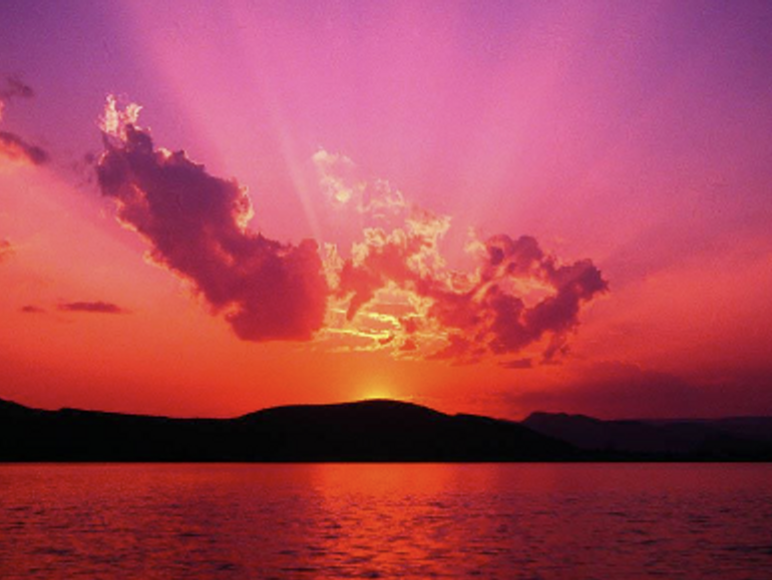
#> input picture Week_3/sunset_image.png, 772 x 580 px, found by its file name
$ python sus.py
#> lines starting #> are read from the running program, lines starting #| are printed output that depends on the picture
import cv2
import numpy as np

PATH = "Week_3\sunset_image.png"
PATH.replace("/", "\\")

img = cv2.imread(PATH)
#> img is the input picture: shape (580, 772, 3); mean B, G, R 85.9, 68.7, 169.9
height, width, channels = img.shape
#> height = 580; width = 772; channels = 3
b, g, r = cv2.split(img)
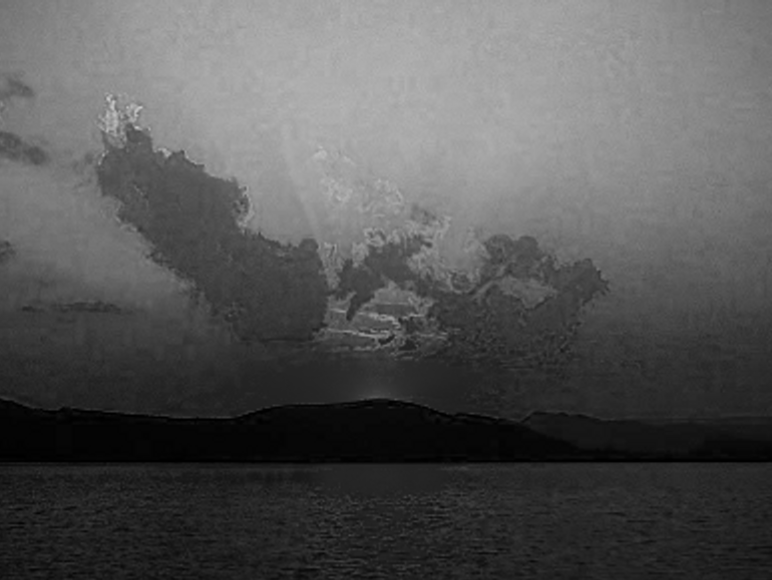
#> b: shape (580, 772); min 0, max 204, mean 85.9
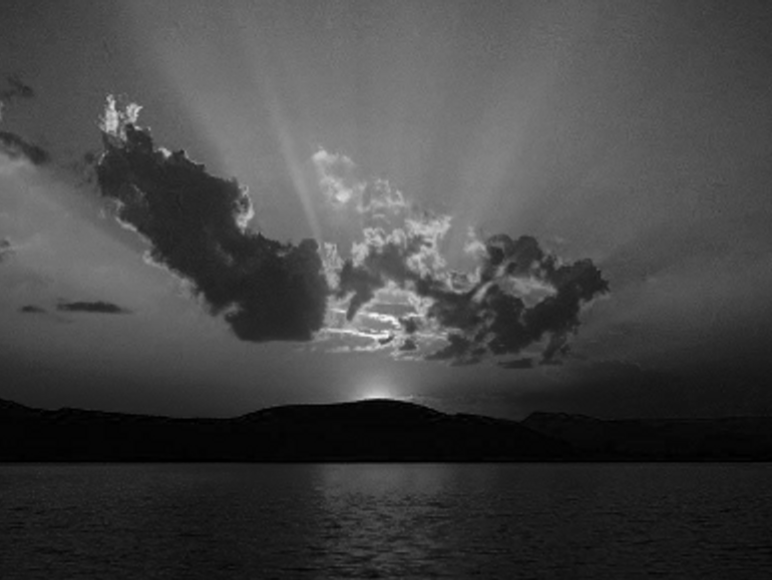
#> g: shape (580, 772); min 0, max 245, mean 68.7
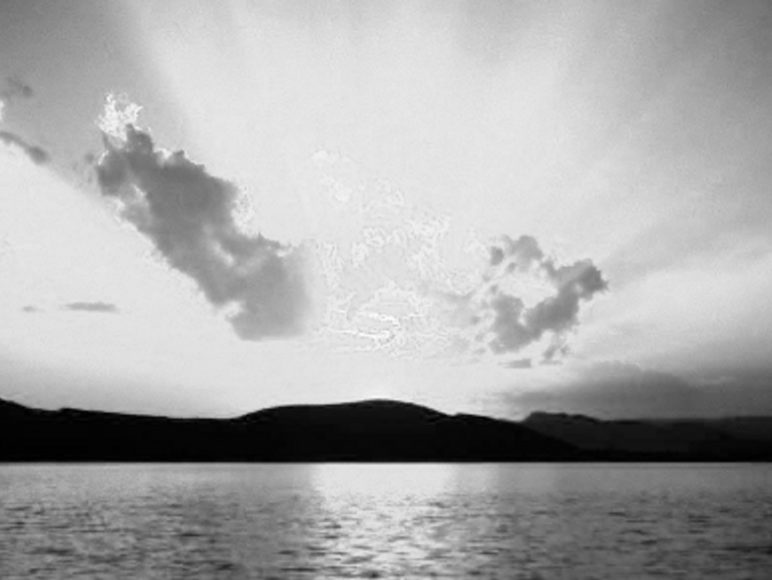
#> r: shape (580, 772); min 0, max 252, mean 169.9

zeros = np.zeros((height, width,1), np.uint8)
b = cv2.merge((b,zeros,zeros))
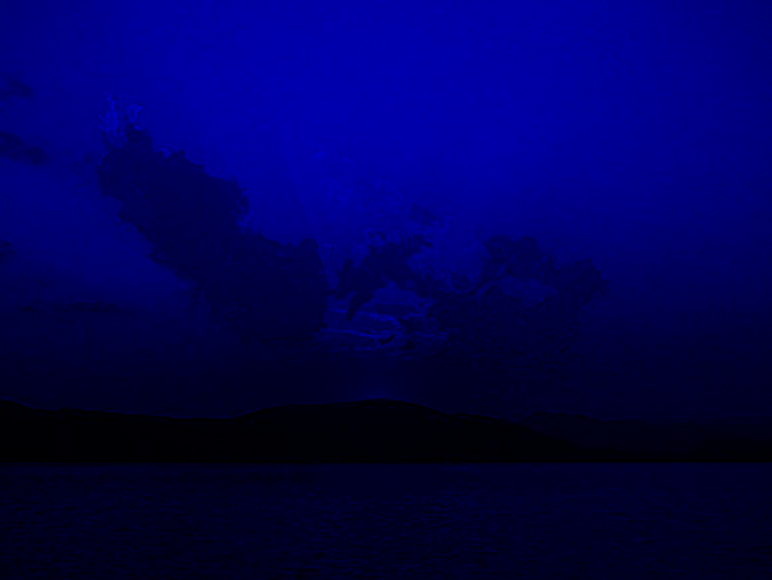
#> b: shape (580, 772, 3); mean of channels 0, 1, 2 85.9, 0, 0; drawn as B, G, R
g = cv2.merge((zeros,g,zeros))
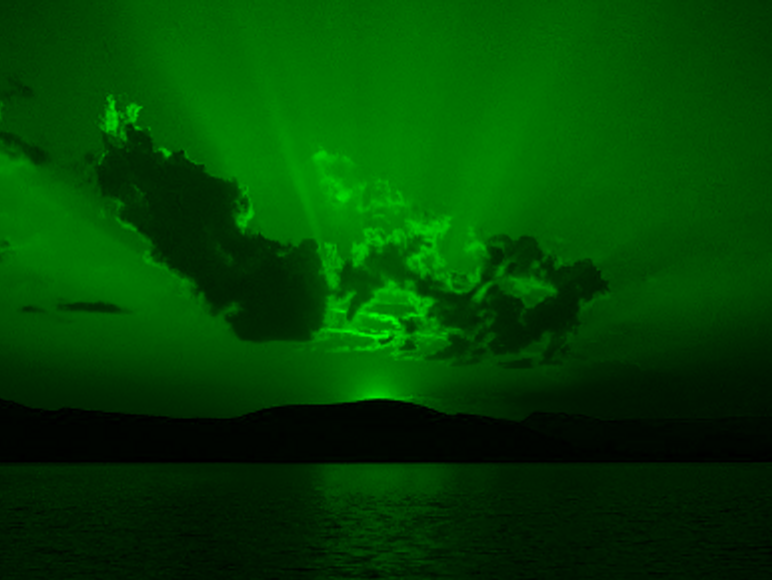
#> g: shape (580, 772, 3); mean of channels 0, 1, 2 0, 68.7, 0; drawn as B, G, R
r = cv2.merge((zeros,zeros,r))
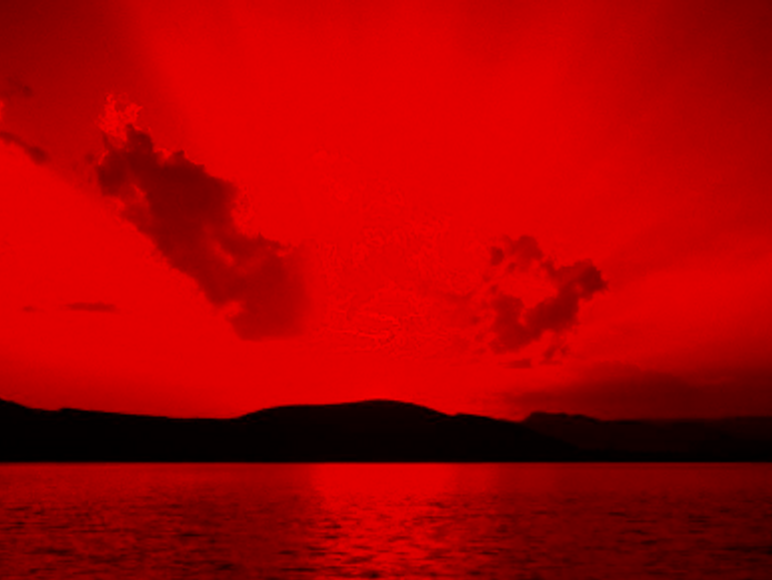
#> r: shape (580, 772, 3); mean of channels 0, 1, 2 0, 0, 169.9; drawn as B, G, R

img[0:int(height/2), int(width/2)::] = b[0:int(height/2), int(width/2)::]
img[int(height/2)::, 0:int(width/2)] = g[int(height/2)::, 0:int(width/2)]
img[int(height/2)::, int(width/2)::] = r[int(height/2)::, 0:int(width/2)]
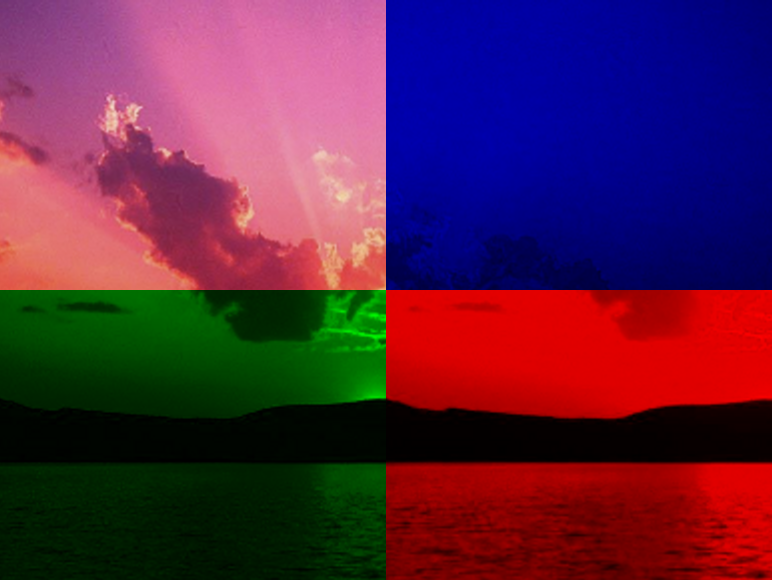
#> img: shape (580, 772, 3); mean B, G, R 66.8, 35.4, 86.8

cv2.imshow('image', img)
cv2.waitKey(0)

$ run again, with Week_3/cat_image.png copied over Week_3/sunset_image.png
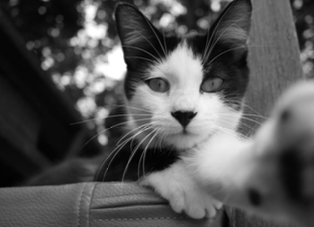
#> input picture Week_3/cat_image.png, 314 x 227 px, found by its file name
#> img is the input picture: shape (227, 314, 3); min 0, max 255, mean 85.9
#> `r = cv2.merge((zeros,zeros,r))`:
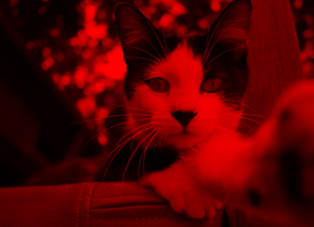
#> r: shape (227, 314, 3); mean of channels 0, 1, 2 0, 0, 85.9; drawn as B, G, R
#> `img[int(height/2)::, int(width/2)::] = r[int(height/2)::, 0:int(width/..`:
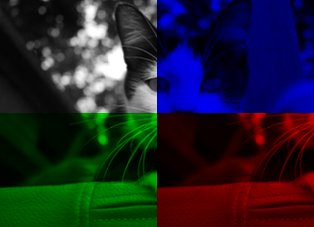
#> img: shape (227, 314, 3); mean B, G, R 43.5, 32.7, 32.7

$ run again, with Week_3/lab.png copied over Week_3/sunset_image.png
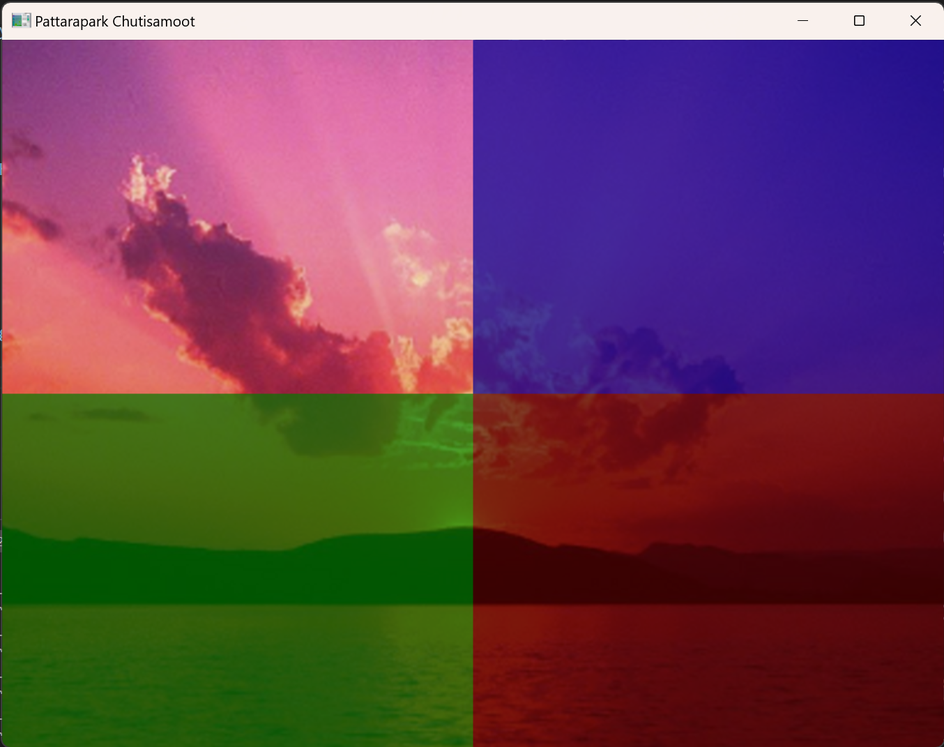
#> input picture Week_3/lab.png, 944 x 747 px, shrunk from 1354 x 1071 before the run, found by its file name
#> img is the input picture: shape (747, 944, 3); mean B, G, R 82.6, 67.2, 106.8
#> `r = cv2.merge((zeros,zeros,r))`:
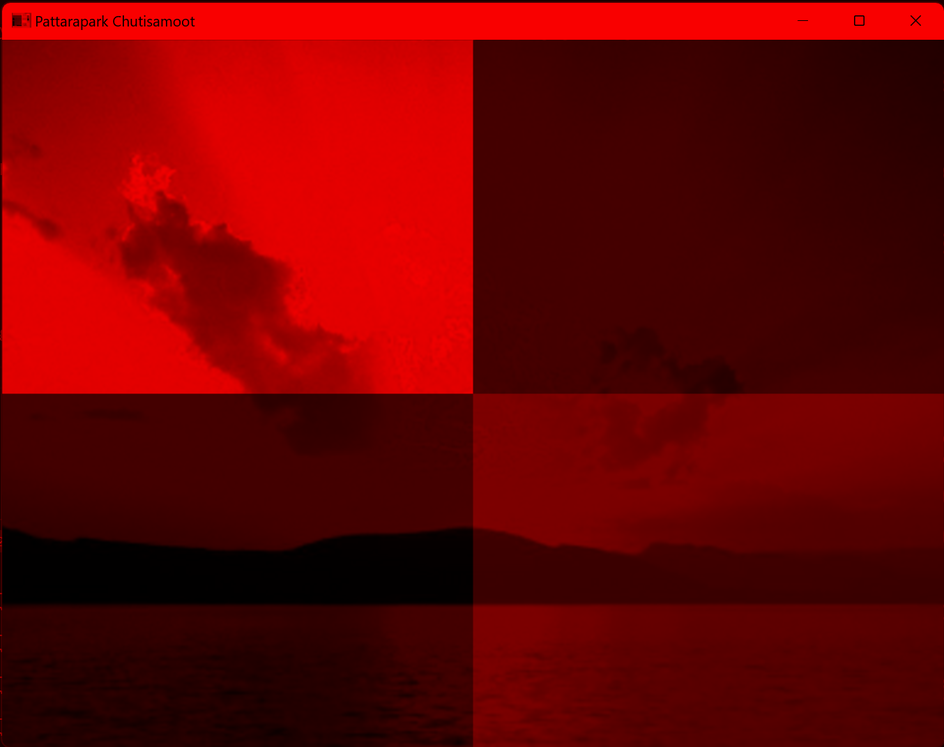
#> r: shape (747, 944, 3); mean of channels 0, 1, 2 0, 0, 106.8; drawn as B, G, R
#> `img[int(height/2)::, int(width/2)::] = r[int(height/2)::, 0:int(width/..`:
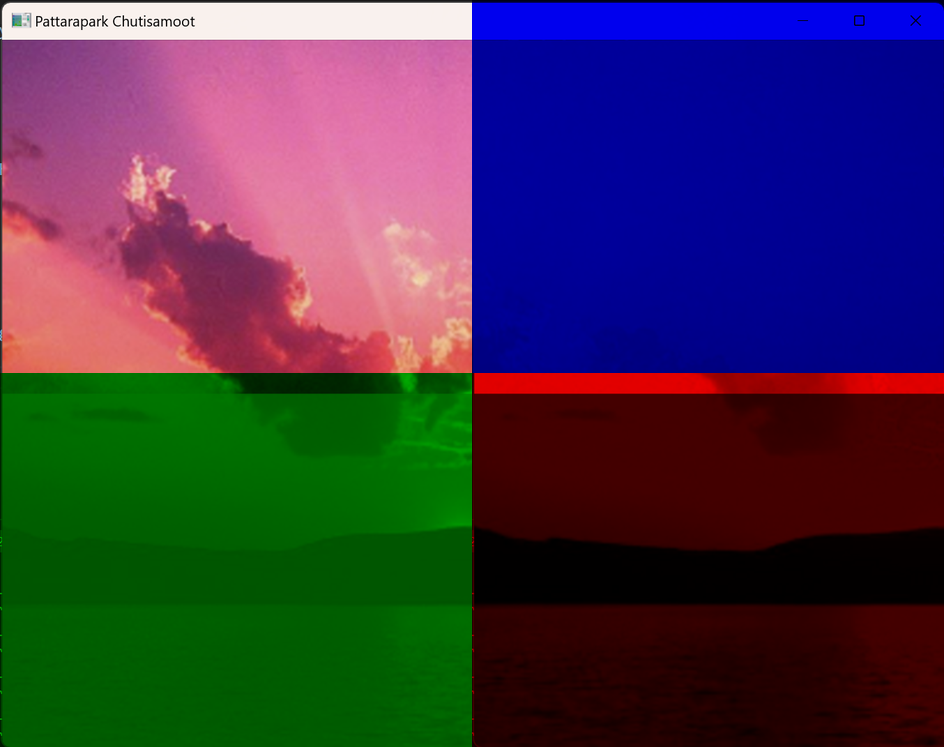
#> img: shape (747, 944, 3); mean B, G, R 74.2, 51.6, 63.7

$ run again, with Week_3/sus.png copied over Week_3/sunset_image.png
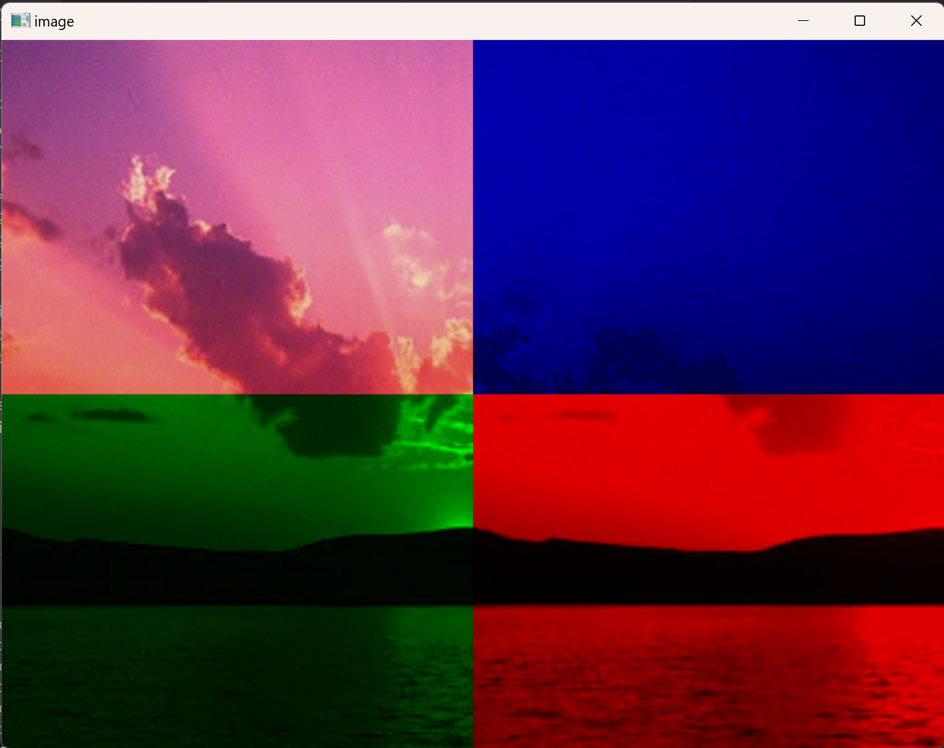
#> input picture Week_3/sus.png, 944 x 748 px, shrunk from 1352 x 1071 before the run, found by its file name
#> img is the input picture: shape (748, 944, 3); mean B, G, R 75.2, 45.7, 94.6
#> `img[int(height/2)::, int(width/2)::] = r[int(height/2)::, 0:int(width/..`:
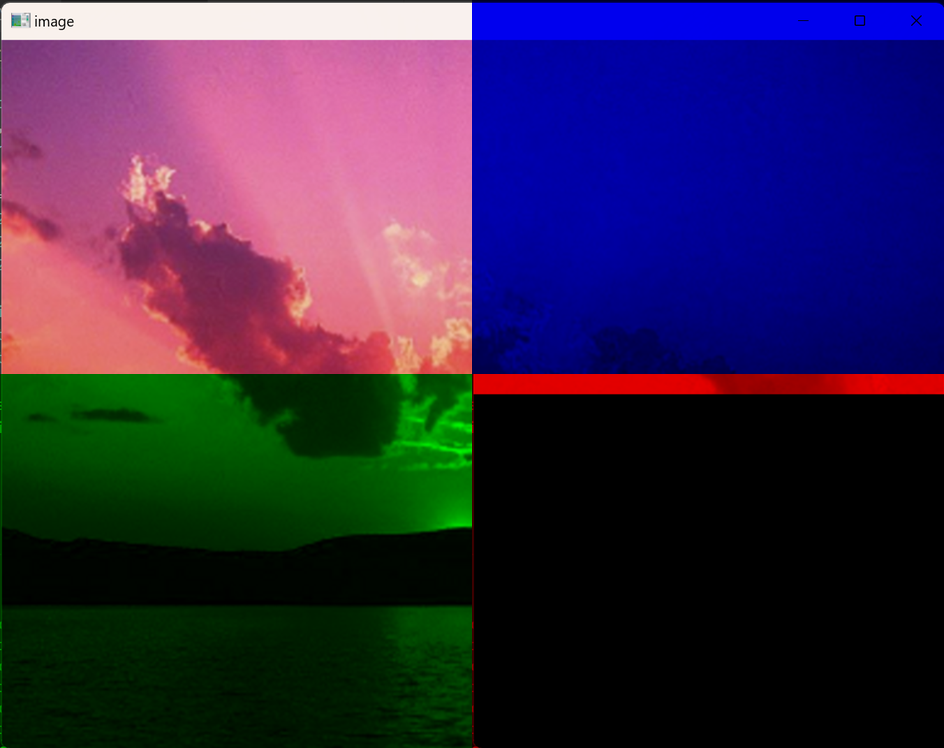
#> img: shape (748, 944, 3); mean B, G, R 72.9, 39.5, 53.6
